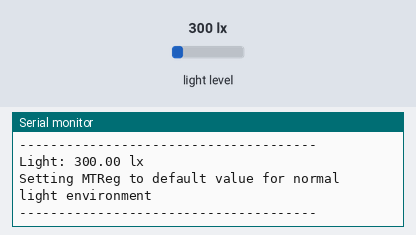
Recording of a sketch running on a simulated ESP32. Shown: the last lines printed to the serial monitor. The inputs (shaded band) are chosen by the test bench; at power-on: light level 300 lx.

Above: at 5.8 s.
5.9 s: light level set to 40 lx
At 10.8 s:
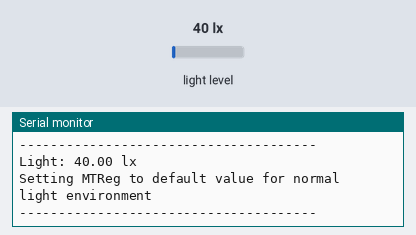
11.9 s: light level set to 500 lx
At 16.0 s:
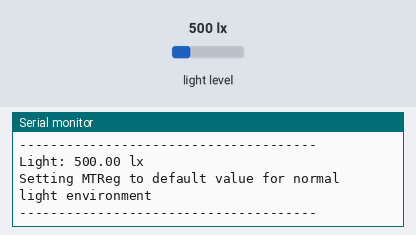
Timing chart, 0 to 17.5 s (numbered marks = the images above; inputs shaded):
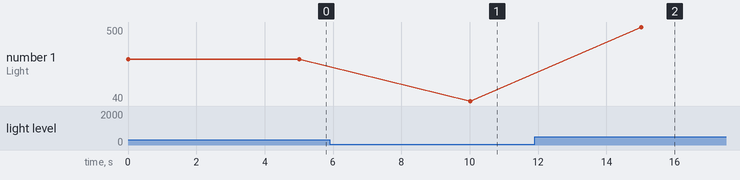

The sketch:

bh1750.ino
```cpp
/*
Example of BH1750 library usage.
This example initialises the BH1750 object using the default high resolution
one shot mode and then makes a light level reading every five seconds.
After the measurement the MTreg value is changed according to the result:
lux > 40000 ==> MTreg =  32
lux < 40000 ==> MTreg =  69  (default)
lux <    10 ==> MTreg = 138
Remember to test your specific sensor! Maybe the MTreg value range from 32
up to 254 is not applicable to your unit.
Connections
  - VCC to 3V3 or 5V
  - GND to GND
  - SCL to SCL (A5 on Arduino Uno, Leonardo, etc or 21 on Mega and Due, on
    esp8266 free selectable)
  - SDA to SDA (A4 on Arduino Uno, Leonardo, etc or 20 on Mega and Due, on
    esp8266 free selectable)
  - ADD to (not connected) or GND
ADD pin is used to set sensor I2C address. If it has voltage greater or equal to
0.7VCC voltage (e.g. you've connected it to VCC) the sensor address will be
0x5C. In other case (if ADD voltage less than 0.7 * VCC) the sensor address will
be 0x23 (by default).
https://github.com/claws/BH1750/blob/master/examples/BH1750autoadjust/BH1750autoadjust.in
*/

#include <BH1750.h>
#include <Wire.h>

BH1750 lightMeter;

void setup() {

  Serial.begin(115200);

  // Initialize the I2C bus (BH1750 library doesn't do this automatically)
  Wire.begin();
  // On esp8266 you can select SCL and SDA pins using Wire.begin(D4, D3);

  lightMeter.begin(BH1750::ONE_TIME_HIGH_RES_MODE);
  // lightMeter.setMTreg(69);  // not needed, only mentioning it

  Serial.println(F("BH1750 Test begin"));
}

void loop() {
  // we use here the maxWait option due fail save
  if (lightMeter.measurementReady(true)) {
    float lux = lightMeter.readLightLevel();
    Serial.print(F("Light: "));
    Serial.print(lux);
    Serial.println(F(" lx"));

    if (lux < 0) {
      Serial.println(F("Error condition detected"));
    } else {
      if (lux > 40000.0) {
        // reduce measurement time - needed in direct sun light
        if (lightMeter.setMTreg(32)) {
          Serial.println(
              F("Setting MTReg to low value for high light environment"));
        } else {
          Serial.println(
              F("Error setting MTReg to low value for high light environment"));
        }
      } else {
        if (lux > 10.0) {
          // typical light environment
          if (lightMeter.setMTreg(69)) {
            Serial.println(F(
                "Setting MTReg to default value for normal light environment"));
          } else {
            Serial.println(F("Error setting MTReg to default value for normal "
                             "light environment"));
          }
        } else {
          if (lux <= 10.0) {
            // very low light environment
            if (lightMeter.setMTreg(138)) {
              Serial.println(
                  F("Setting MTReg to high value for low light environment"));
            } else {
              Serial.println(F("Error setting MTReg to high value for low "
                               "light environment"));
            }
          }
        }
      }
    }
    Serial.println(F("--------------------------------------"));
  }
  delay(5000);
}
```

Measured:
- after the input at 5.9 s, the serial monitor: prints a new line after 4.1 s (image 1)
- after the input at 11.9 s, the serial monitor: prints a new line after 3.1 s (image 2)
- plotted number 1: 300 → 40 after the input at 5.9 s, 40 → 500 after the input at 11.9 s
